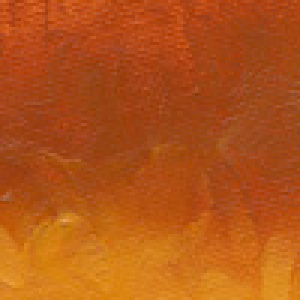
#> input picture images/alizarin_orange_swatch.jpg, 100 x 100 px, given in place of brilliant_yellow_extra_pale_swatch.jpg, which was not available (shown 3 times larger)
$ jupyter execute --allow-errors 01-collect-color-swatches.ipynb   (text cells are left out)
#> lines starting #> are read from the running program, lines starting #| are printed output that depends on the picture; pictures that were not available may be replaced by others from this repository, and a replacement may not be noted
#> (reads williamsburg_oil_colors.csv from the repository)
[cell 1]
import pandas as pd
import numpy as np

import matplotlib.pyplot as plt

import sklearn
from sklearn.cluster import KMeans
from collections import Counter

from tqdm import tqdm
import time

from selenium import webdriver
from selenium.webdriver.common.by import By

from urllib.request import urlretrieve

import cv2

import warnings
warnings.filterwarnings('ignore')

[cell 2]
# this is the page where the paint swatch colors are from
url = 'https://www.williamsburgoils.com/products/colors'

# prepare the option for the chrome driver
#> (the rest of this cell did not finish here and is left out)

[cell 3]
# create an empty list to store the results of the following for loop
colors = []

# iterate through all of elements ("e") with the class name of "colorColumn"
#> (the rest of this cell did not finish here and is left out)

#> (a cell that did not finish here is left out)

#> (a cell that did not finish here is left out)

[cell 6]
def get_image(path):
    '''
    path: file path for where to find the image

    returns an array of RGB values for the image
    '''
    image = cv2.imread(path, cv2.IMREAD_UNCHANGED)
#> image is the input picture: shape (100, 100, 3); mean B, G, R 23.8, 84.7, 178.7
    image = cv2.cvtColor(image, cv2.COLOR_BGR2RGB)
    return image


def RGB2HEX(color):
    return "#{:02x}{:02x}{:02x}".format(int(color[0]), int(color[1]),
                                        int(color[2]))

[cell 7]
df = pd.read_csv('williamsburg_oil_colors.csv', converters={'most_common_rgb':eval})
df.head()

# [5 lines of commented-out code are left out]

[cell 8]
def get_most_common_color(path, number_of_colors=10):
    # get the image path
    image = get_image(path)

    # get the number of colors we want to retrieve
    number_of_colors = number_of_colors

    # reshape the image
    modified_image = image.reshape(image.shape[0] * image.shape[1], 3)

    #instantiate the KMeans model
    clf = KMeans(n_clusters=number_of_colors)

    # get the labels for the image from the model
    labels = clf.fit_predict(modified_image)
#> labels = 10000 values from 0 to 0

    # get the counts of the labels produced from the prediction
    counts = Counter(labels)
#> counts = {0: 10000}

    # get the RGB values from the center of the clusters
    center_colors = clf.cluster_centers_

    # get ordered colors by iterating through the keys
    ordered_colors = [center_colors[i] for i in counts.keys()]
#> ordered_colors = [[178.7, 84.75, 23.83]]

    # get the hex and rgb colors as dicts
    hex_dict = {i: RGB2HEX(ordered_colors[i]) for i in counts.keys()}
#> hex_dict = {0: '#b25417'}
    rgb_dict = {i: ordered_colors[i] for i in counts.keys()}
#> rgb_dict = {0: [178.7, 84.75, 23.83]}

    # most common label
    most_common_label = counts.most_common()[0][0]
#> most_common_label = 0

    # most common hex color
    most_common_hex = hex_dict[most_common_label]
#> most_common_hex = '#b25417'

    # most common RGB values as integers
    most_common_rgb = [int(i) for i in rgb_dict[most_common_label]]
#> most_common_rgb = [178, 84, 23]

    return most_common_hex, most_common_rgb

#> (a cell that did not finish here is left out)

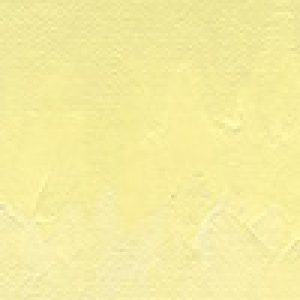
#> input picture images/brilliant_yellow_pale_swatch.jpg, 100 x 100 px (shown 3 times larger)
#> in get_image, image is the input picture: shape (100, 100, 3); mean B, G, R 160.5, 236.5, 244.8
#> call 3 of get_image, with path = './images/nickel_yellow_swatch.jpg'
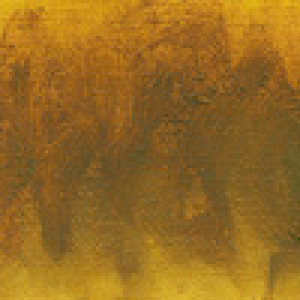
#> input picture images/alizarin_yellow_swatch.jpg, 100 x 100 px, given in place of nickel_yellow_swatch.jpg, which was not available (shown 3 times larger)
#> in get_image, image is the input picture: shape (100, 100, 3); mean B, G, R 34.4, 106.6, 149.8
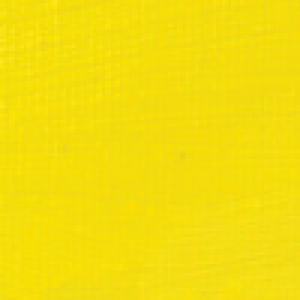
#> input picture images/bismuth_vanadate_yellow_swatch.jpg, 100 x 100 px (shown 3 times larger)
#> in get_image, image is the input picture: shape (100, 100, 3); mean B, G, R 12.3, 221.2, 244.2
